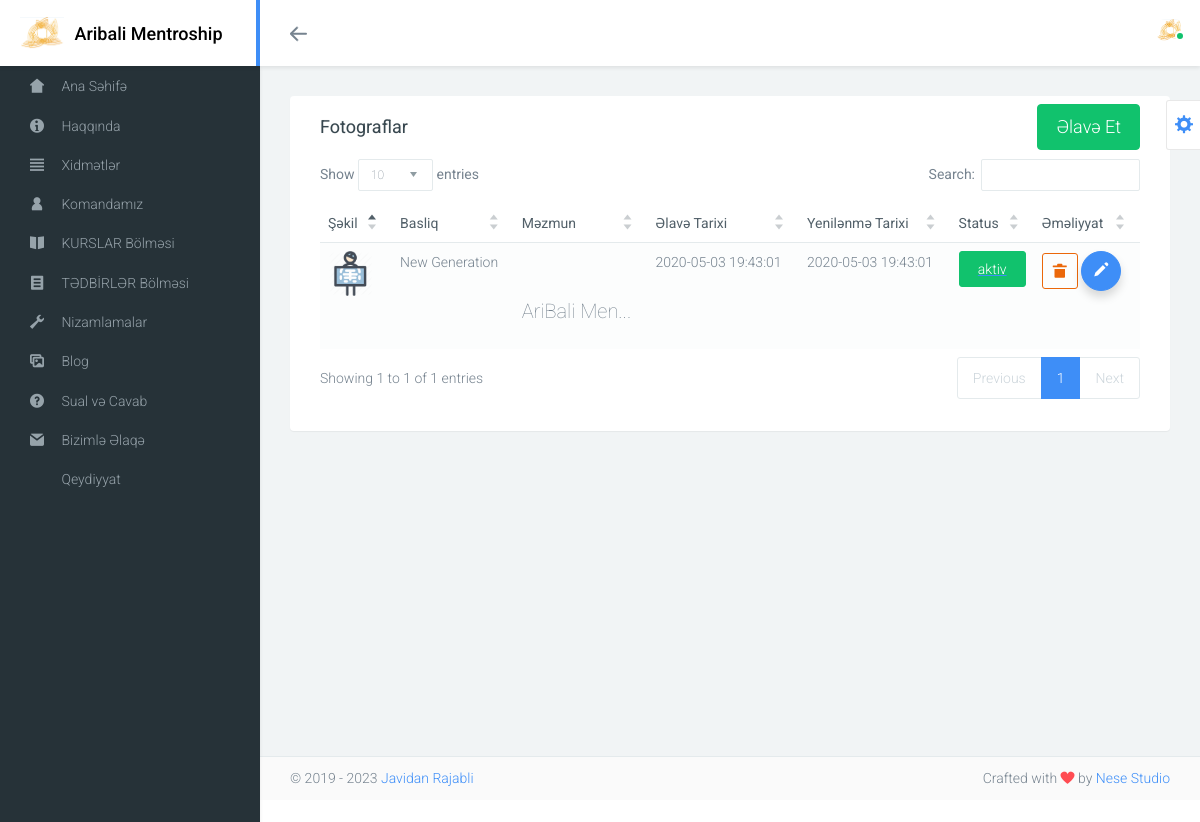
Page /admin/base/foto-base.php on the committed database.
### tables this page shows
CREATE TABLE `foto` (
  `id` int(11) NOT NULL,
  `basliq` varchar(255) NOT NULL,
  `mezmun` text NOT NULL,
  `seo` varchar(255) NOT NULL,
  `sekil` varchar(250) NOT NULL,
  `sy_tarix` datetime NOT NULL DEFAULT '0000-00-00 00:00:00',
  `tarix` datetime NOT NULL,
  `status` enum('0','1') NOT NULL
);

### admin/settings/class/umumi.php (called while the page is built, shortened)
<?php
class Umumi
{
    public function CoxluGetir($table)
    {
        global $db;
        $data = $db->prepare("SELECT * from " . $table);
        $data->execute();
        $m = [];
        while ($x = $data->fetch(PDO::FETCH_ASSOC)) {
            array_push($m, $x);
        }
        return $m;
    }
}

### admin/settings/code/foto-Code.php (called while the page is built, shortened)
<?php
$foto_db = $umumi->CoxluGetir("foto");
?>

### admin/base/foto-base.php (the view, shortened to what this page needs)
<?php require_once 'header.php';require_once 'nav.php';require_once '../settings/code/foto-Code.php';?>
<div class="page">
    <div class="page-content">
        <div class="panel">
            <header class="panel-heading">
                <div class="panel-actions">
                    <a href="foto-elave-base.php">
                        <button type="button" class="btn btn-lg btn-block btn-success">Əlavə Et</button>
                    </a>
                </div>
                <h3 class="panel-title">Fotograflar</h3>
            </header>
            <div class="panel-body">
              <table class="table table-hover dataTable table-striped w-full" data-plugin="dataTable">
                <thead>
                    <tr>
                        <th>Şəkil</th>
                        <th>Basliq</th>
                        <th  class="sy_tarix">Məzmun</th>
                        <th  class="sy_tarix"> Əlavə Tarixi</th>
                        <th  class="sy_tarix"> Yenilənmə Tarixi</th>
                        <th>Status</th>
                        <th>Əməliyyat</th>
                    </tr>
                </thead>
                <tbody>
                    <?php foreach ($foto_db as $foto_base_elave) {?>
                        <tr>
                            <td><img height="45" src="../../<?=$foto_base_elave["sekil"]?>"></td>
                            <td><?=$foto_base_elave["basliq"]?></td>
                            <td  class="sy_tarix"><?=mb_substr($foto_base_elave["mezmun"], 0, 50)?>...</td>
                            <td  class="sy_tarix"><?=$foto_base_elave["tarix"]?></td>
                            <td  class="sy_tarix"><?=$foto_base_elave["sy_tarix"]?></td>
                            <td>
                                <?php if ($foto_base_elave["status"] == 1): ?>
                                    <a href="foto-base.php?st=deaktiv&id=<?=$foto_base_elave['id']?>"><button class="btn btn-success btn-block">aktiv</button></a>
                                <?php endif?>
                            </td>
                            <td>
                                <button onclick="Sil(<?=$foto_base_elave['id']?>,'<?=$foto_base_elave['sekil']?>')"      class="btn btn-icon btn-warning btn-outline"><i class="icon wb-trash"          aria-hidden="true"></i></button>
                                <button class="btn btn-floating btn-primary btn-sm" data-target = "#id_<?=$foto_base_elave['id']?>"  data-toggle="modal"><i class="icon wb-pencil" aria-hidden="true"></i></button>
                                    </td>
                                </tr>
                            <?php }?>
                        </tbody>
                    </table>
                </div>
            </div>
        </div>
    </div>
    <?php require_once 'footer.php';?>

### rows in the picture
foto: sekil (picture), basliq "New Generation", mezmun "AriBali Men", tarix "2020-05-03 19:43:01", sy_tarix "2020-05-03 19:43:01"
